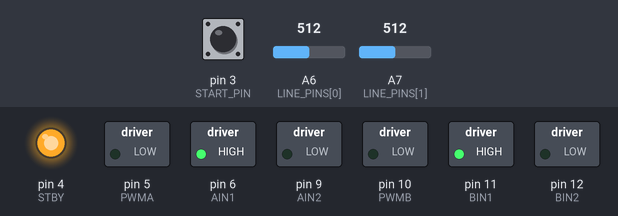
Simulated run of this sketch. Board: Arduino Nano, built with avr-gcc and run on an emulated ATmega328P. On the bench: switched loads named in the sketch (green lamp = pin HIGH), output pins drawn as LEDs (lit = HIGH). Dashed ring = blinking. The test bench sets the inputs (shaded band); at power-on: pin 3 (START_PIN) LOW, A6 (LINE_PINS[0]) = 512, A7 (LINE_PINS[1]) = 512.

Above: at 1.2 s.
1.3 s: pin 3 (START_PIN) pulled HIGH for 1 s
At 1.41 s:
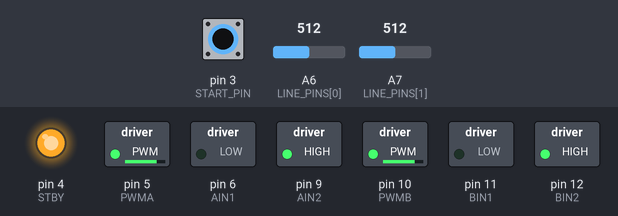
4.3 s: pin 3 (START_PIN) pulled HIGH for 3.2 s
At 8.8 s:
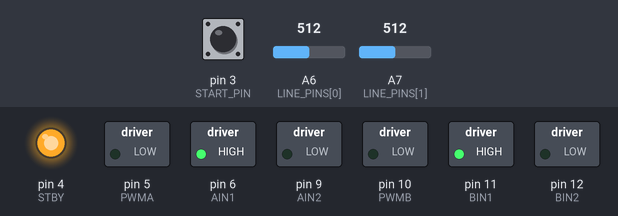
Timing chart, 0 to 10.3 s (numbered marks = the images above; inputs shaded):
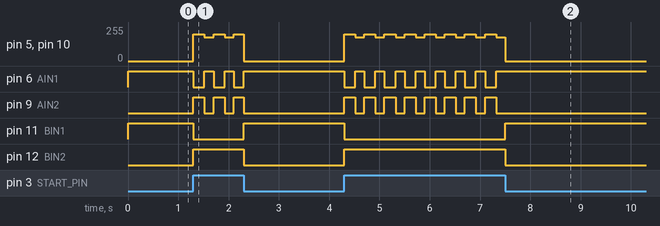

Measured:
- after the input at 1.3 s, pin 5 (PWMA): 0/255 → 200/255 at once, then repeats every 0.40 s: 180/255 0.18 s, 200/255 0.22 s, until it stays 0/255 from 2.3 s; pin 6 (AIN1): alternates HIGH for 0.18 s and LOW for 0.22 s, 6 changes in all, then stays HIGH, starting at once
- after the input at 4.3 s, pin 5 (PWMA): 0/255 → 200/255 at once, then repeats every 0.40 s: 180/255 0.18 s, 200/255 0.22 s, until it stays 0/255 from 7.5 s; pin 6 (AIN1): alternates HIGH for 0.18 s and LOW for 0.22 s, 16 changes in all, then stays HIGH, starting at once

The sketch:

ace_micro.ino
```cpp
/*
  ACE Micro - sumobot firmware
  Arduino Nano, TB6612FNG, 5 SHARP IR (analog), 2 IR line sensors (analog), JSumo start module,
  Bluetooth module (HC-05 style, 9600 baud, on SoftwareSerial).

  EDIT BEFORE UPLOAD: every pin and every threshold below is a placeholder.
  Calibrate the SHARP constants with docs/sharp_ir_distance.md and the line threshold on the dohyo.

  Bluetooth, while waiting for the start signal:
    '0' spin search   '1' charge first   '2' arc right first   'r' print sensor readings
*/

#include <SoftwareSerial.h>

// ---------- Pins (EDIT) ----------
const uint8_t SHARP_PINS[5] = {A1, A2, A3, A4, A5};   // left side, front left, front center, front right, right side
const uint8_t LINE_PINS[2]  = {A6, A7};               // left, right (A6 and A7 are analog-only on the Nano)
const uint8_t START_PIN = 3;
const bool    START_ACTIVE_HIGH = true;               // JSumo module: HIGH while the match runs
const uint8_t PWMA = 5,  AIN1 = 6,  AIN2 = 9;         // left motor (swap A and B if the sides are reversed)
const uint8_t PWMB = 10, BIN1 = 11, BIN2 = 12;        // right motor
const uint8_t STBY = 4;
SoftwareSerial bt(7, 8);                              // RX, TX

// ---------- Thresholds (EDIT, readings are 0-1023) ----------
// SHARP_DETECT_THRESHOLD = a / d_detect + b      SHARP_MAX_READING = a / d_close + b
float SHARP_DETECT_THRESHOLD = 200;
float SHARP_MAX_READING      = 600;
int   LINE_EDGE_THRESHOLD    = 500;
const bool EDGE_IS_HIGH      = true;                  // true if the white border reads HIGHER than the black dohyo

int strategy = 0;

int readSharp(int i) { return analogRead(SHARP_PINS[i]); }
int readLine(int i)  { return analogRead(LINE_PINS[i]); }

void setMotor(uint8_t pwm, uint8_t in1, uint8_t in2, int speed) {
  speed = constrain(speed, -255, 255);
  digitalWrite(in1, speed >= 0 ? HIGH : LOW);
  digitalWrite(in2, speed >= 0 ? LOW : HIGH);
  analogWrite(pwm, abs(speed));
}
void drive(int left, int right) {
  setMotor(PWMA, AIN1, AIN2, left);
  setMotor(PWMB, BIN1, BIN2, right);
}

// ================= Core sumobot logic (same in Micro, Mega, Nano) =================
// Priority each loop: 1) edge of the dohyo  2) opponent seen  3) opening move / search
// Sensor order in every array: 0 = left side, 1 = front left, 2 = front center,
//                              3 = front right, 4 = right side
// Line sensors: 0 = left, 1 = right

const int N_SHARP = 5;

// Speeds, 0-255
int ATTACK_BASE  = 140;   // speed when the opponent is just inside detection range
int ATTACK_MAX   = 255;   // speed when the opponent is at its closest
int SEARCH_SPEED = 110;
int TURN_SPEED   = 180;
int BACK_SPEED   = 200;
int STEER_BIAS   = 30;    // extra speed difference when a front-side sensor also sees the opponent
const unsigned long EDGE_BACK_MS  = 220;   // back away from the edge
const unsigned long LINE_SPIN_MS  = 180;   // then spin away from it
const unsigned long OPENING_MS    = 400;   // length of the opening move (strategies 1 and 2)

int  lastSeen = 1;        // side the opponent was last seen on: +1 right, -1 left
bool wasRunning = false;
unsigned long matchStart = 0;

void hwInit();
void idleTasks();

void stopMotors() { drive(0, 0); }

bool startActive() { return (digitalRead(START_PIN) == HIGH) == START_ACTIVE_HIGH; }

bool isEdge(int raw) { return EDGE_IS_HIGH ? raw > LINE_EDGE_THRESHOLD : raw < LINE_EDGE_THRESHOLD; }

// Speed grows with the reading, from ATTACK_BASE at the detection threshold to ATTACK_MAX at the
// closest reading. The reading follows r = a/d + b, see docs/sharp_ir_distance.md.
int speedFromReading(int r) {
  float t = (r - SHARP_DETECT_THRESHOLD) / (SHARP_MAX_READING - SHARP_DETECT_THRESHOLD);
  t = constrain(t, 0.0, 1.0);
  return ATTACK_BASE + (int)((ATTACK_MAX - ATTACK_BASE) * t);
}

// Waits ms milliseconds but returns false (and stops) the moment the start module is released.
bool holdFor(unsigned long ms) {
  unsigned long t = millis();
  while (millis() - t < ms) {
    if (!startActive()) { stopMotors(); return false; }
  }
  return true;
}

void printReadings(Print &p) {
  p.print("S:");
  for (int i = 0; i < N_SHARP; i++) { p.print(readSharp(i)); p.print(' '); }
  p.print(" L:"); p.print(readLine(0)); p.print(' '); p.println(readLine(1));
}

void runMatchStep() {
  // 1. Edge: back away, then spin away from the side that saw the edge
  bool eL = isEdge(readLine(0)), eR = isEdge(readLine(1));
  if (eL || eR) {
    drive(-BACK_SPEED, -BACK_SPEED);
    if (!holdFor(EDGE_BACK_MS)) return;
    if (eR && !eL) drive(-TURN_SPEED, TURN_SPEED);      // edge on the right: spin left
    else           drive(TURN_SPEED, -TURN_SPEED);      // edge on the left or both: spin right
    holdFor(LINE_SPIN_MS);
    return;
  }

  // 2. Opponent
  int r[N_SHARP];
  bool seen[N_SHARP];
  for (int i = 0; i < N_SHARP; i++) {
    r[i] = readSharp(i);
    seen[i] = r[i] > SHARP_DETECT_THRESHOLD;
  }

  if (seen[2]) {                                         // straight ahead: charge
    int s = speedFromReading(r[2]);
    int steer = (seen[3] ? 1 : 0) - (seen[1] ? 1 : 0);   // +1 means the opponent is a bit to the right
    if (steer != 0) lastSeen = steer;
    drive(s + STEER_BIAS * steer, s - STEER_BIAS * steer);
    return;
  }
  if (seen[1]) { int s = speedFromReading(r[1]); lastSeen = -1; drive(s / 3, s); return; }   // arc left
  if (seen[3]) { int s = speedFromReading(r[3]); lastSeen =  1; drive(s, s / 3); return; }   // arc right
  if (seen[0]) { lastSeen = -1; drive(-TURN_SPEED, TURN_SPEED); return; }                    // pivot left
  if (seen[4]) { lastSeen =  1; drive(TURN_SPEED, -TURN_SPEED); return; }                    // pivot right

  // 3. Nothing seen: opening move for the first moments, then search
  unsigned long t = millis() - matchStart;
  if (strategy == 1 && t < OPENING_MS) { drive(ATTACK_MAX, ATTACK_MAX); return; }    // charge straight
  if (strategy == 2 && t < OPENING_MS) { drive(ATTACK_MAX, ATTACK_BASE); return; }   // arc right to flank
  drive(lastSeen * SEARCH_SPEED, -lastSeen * SEARCH_SPEED);                          // spin toward last seen side
}

void setup() {
  hwInit();
  pinMode(START_PIN, INPUT);
  stopMotors();
}

void loop() {
  if (!startActive()) {                    // waiting, or the start module killed the match
    stopMotors();
    wasRunning = false;
    idleTasks();
    return;
  }
  if (!wasRunning) {                       // match just started (the module counts down its own 5 s)
    wasRunning = true;
    matchStart = millis();
    lastSeen = 1;
  }
  runMatchStep();
}

// ---------- Hardware init and idle tasks ----------
void hwInit() {
  pinMode(PWMA, OUTPUT); pinMode(AIN1, OUTPUT); pinMode(AIN2, OUTPUT);
  pinMode(PWMB, OUTPUT); pinMode(BIN1, OUTPUT); pinMode(BIN2, OUTPUT);
  pinMode(STBY, OUTPUT); digitalWrite(STBY, HIGH);
  bt.begin(9600);
}

void idleTasks() {
  while (bt.available()) {
    char c = bt.read();
    if (c >= '0' && c <= '2') { strategy = c - '0'; bt.print("strategy "); bt.println(strategy); }
    else if (c == 'r') printReadings(bt);
  }
}
```
